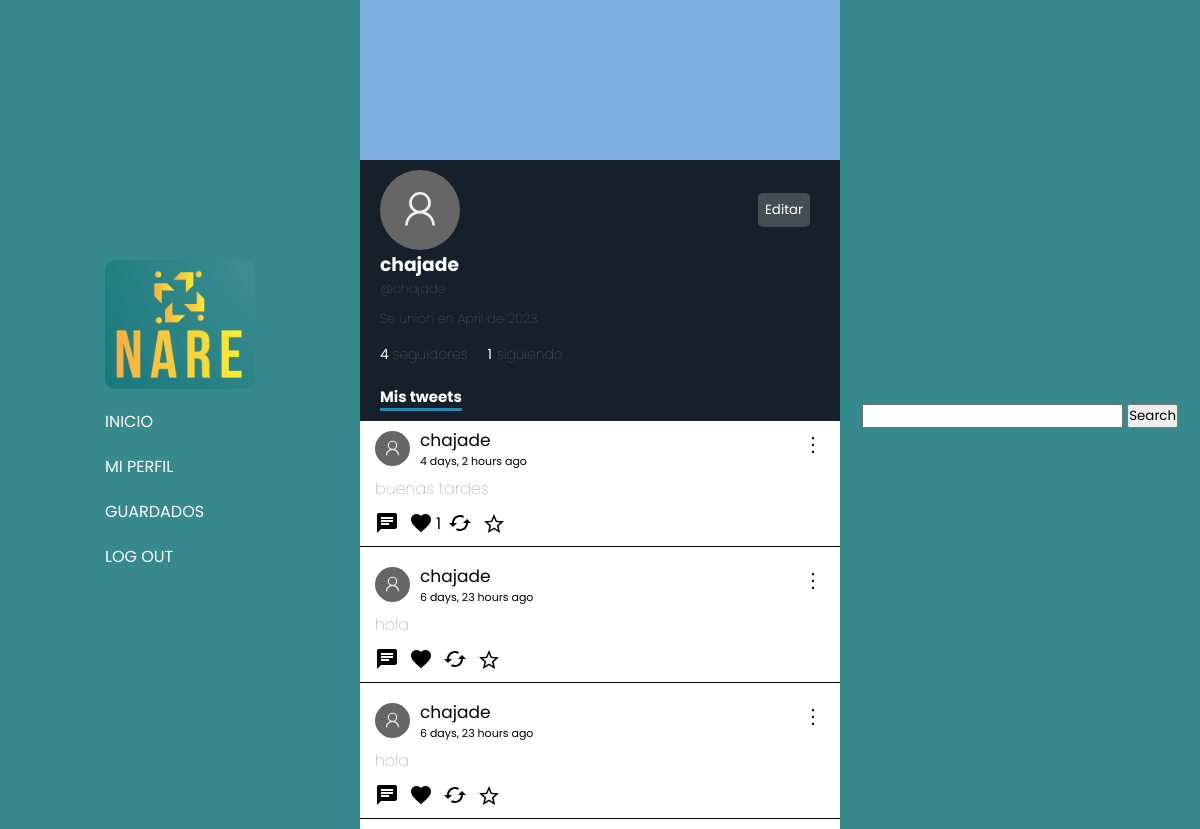
Page /profiles/chajade (signed in) on the earlier database version.
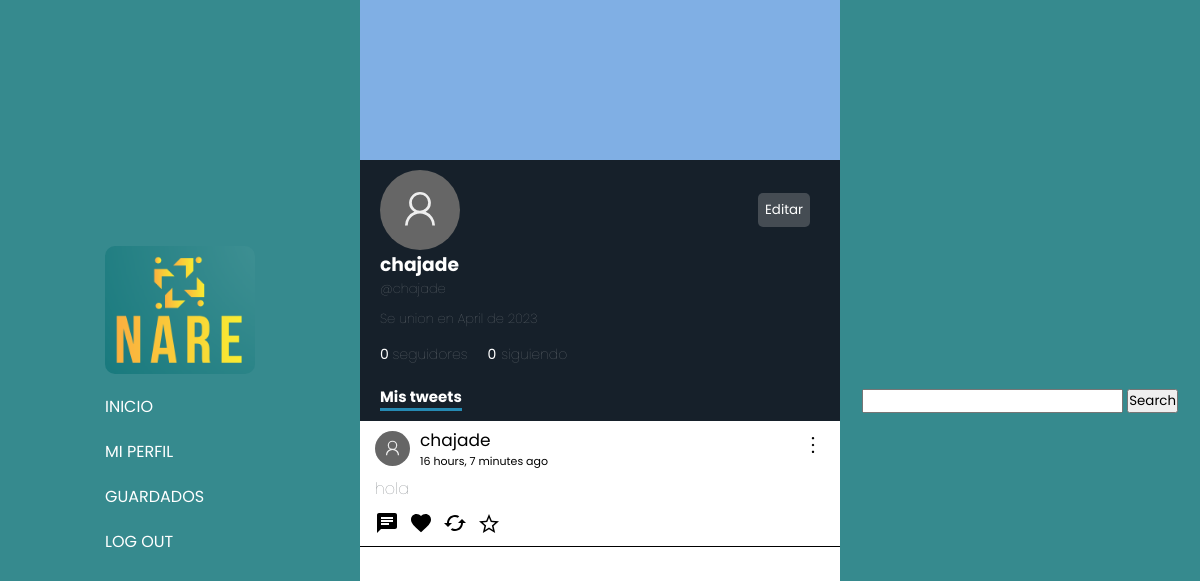
Same page on the later database version.
### profiles/models.py (models this page shows, shortened)
class Profiles(models.Model):
    user = models.ForeignKey(User, null=True, on_delete=models.CASCADE )
    username = models.CharField(max_length=30, null=True, default="")
    keeps = models.ManyToManyField(Tweet, related_name='kept_by_profiles', blank=True)
    biography = models.TextField(max_length=250,  null=True, default="", blank=True)
    profileImage = models.ImageField(null=True, blank=True, upload_to='profileImages')
    followers = models.IntegerField(default=0)
    followers_users = models.ManyToManyField('self', symmetrical=False, related_name="followage", blank=True)
    followed_users = models.ManyToManyField('self', symmetrical=False, related_name='following', blank=True)
    birthday = models.DateField(null=True, default=timezone.now)
    created_at = models.DateTimeField(auto_now_add=True)

### tweets/models.py (models this page shows)
class Tweet(models.Model):
    user = models.ForeignKey(User, null=True, on_delete=models.CASCADE)
    content = models.TextField(max_length=180)
    created_at = models.DateTimeField(auto_now_add=True)
    likes = models.IntegerField(default=0)
    likes_users = models.ManyToManyField(User, related_name="likes_tweets")
    retweets = models.IntegerField(default=0)
    parent_tweet = models.IntegerField(null=True)

### profiles/views.py (the view)
# urls.py: path('profiles/<str:account>', views.myProfile, name="myProfile"),
def myProfile(request, account):
    cant_followers = 0
    cant_following = 0
    current_profile = ""
    current_profile = Profiles.objects.get(user__username = request.user.username)
    if request.user.is_authenticated and request.user.username == account:
        current_profile = Profiles.objects.get(user__username = request.user.username)
    user = Profiles.objects.get(username=account)
    followers = user.followers_users.all()
    following = user.followed_users.all()
    cant_following = user.followed_users.all().count()
    cant_followers = int(user.followers)
    tweets = Tweet.objects.filter(user__username=account).all()
    print(cant_followers)
    print(cant_following)
    cant_following = user.followed_users.all().count()
    return render(request, 'myProfile.html', {
        'usuario': user,
        'current_user': current_profile,
        'is_self': request.user.is_authenticated and request.user.username == account,
        'followers': followers,
        'cant_followers': cant_followers,
        'tweets': tweets,
        'cant_following': cant_following,
        'following': following
    })

### profiles/templates/myProfile.html (shortened to what this page needs)
{% extends 'base.html' %}
{% load static %}
    {% block content %}
    <link rel="stylesheet" href="{% static 'myProfile.css' %}">
    <link rel="stylesheet" href="{% static 'globalFeed.css' %}">
        <div class="profile">
            <div class="profile-banner">
            </div>
            <div class="profile-info">
                <div class="top">
                    {% if is_self %}
                        <button class="editButton">Editar</button>
                    {% endif %}
                </div>
                <div class="followName">
                    <h3 class="username">{{usuario.user.username}}</h3>
                </div>
                <h4 class="atName">@{{usuario.username}}</h4>
                <h4 class="createdAt">Se union en {{ usuario.created_at|date:"F" }} de {{ usuario.created_at|date:"Y" }}</h4>
                <div class="followers-info">
                    {% if cant_followers == 1 %}
                        <a href="#" class="cant_followers">{{cant_followers}} <span>seguidor</span></a>
                    {% else %}
                        <a href="#" class="cant_followers">{{cant_followers}} <span>seguidores</span></a>
                    {% endif %}
                    <a href="#" class="following">{{cant_following}}<span  class="cant_following">siguiendo</span></a>
                </div>
                <h1 class="myTweets">Mis tweets</h1>
            </div>
                <div class="tweets">
                    {% for tweet in tweets %}
                            {% include 'Tweet.html' %}
                    {% endfor %}
                </div>
            </div>
    {% endblock content %}

### tweets/templates/base.html (shortened to what this page needs)
{% load static %}
<!DOCTYPE html>
<html lang="es">
  <head>
    <link rel="stylesheet" href="{% static 'base.css' %}" />
  </head>
  <body>
    <div class="container">
      <nav class="navbar-1">
          <ul>
            <img src="{% static 'logo.png' %}"></img>
            <li><a href="{% url 'globalFeed' %}">INICIO</a></li>
            {% if user.is_authenticated %}
            <li><a href="{% url 'myProfile' user.username %}">MI PERFIL</a></li>
            <li><a href="{% url 'keeped' user.username %}">GUARDADOS</a></li>
            <li><a href="{% url 'logout' %}">LOG OUT</a></li>
            {% else %}
            <li><a href="{% url 'signup' %}">SIGN UP</a></li>
            <li><a href="{% url 'signin' %}">SIGN IN</a></li>
            {% endif %}
          </ul>
        </nav>
        <main class="baseMain">
          {% block content %}
          {% endblock %}
      <nav class="navbar-2">
        <form action="{% url 'search' %}">
              <input type="text" class="searchbar" name="search">
              <button>
                Search
              </button>
            </form>
      </nav>
  </body>
</html>

### tweets/templates/Tweet.html (shortened to what this page needs)
<a href="{% url 'tweetDetails' tweet.id %}" class="tweet">
    <div class="div-content" id="{{tweet.id}}">
        <div class="tweetHead">
            <div class="fotoPerfil">
                <form action="{% url 'myProfile' tweet.user.username %}" class="formName">
                    <button class="usernameTweet">{{tweet.user.username}}</button>
                    <p class="timeAgo">{{tweet.created_at|timesince}} ago</p>
                </form>
            </div>
            <div class="tweetOptions">
                <button  class="optionButtons" data="true"></button>
            </div>
        </div>
        <span class="tweetMessage">{{tweet.content}}</span>
        <div class="buttons">
            <button class="msgButton" id="{{tweet.id}}">
                    <svg class="msgSvg" xmlns="http://www.w3.org/2000/svg" height="24px" viewBox="0 0 24 24" width="24px" fill="#000000">
                        <path d="M0 0h24v24H0z" fill="none"/>
                        <path d="M20 2H4c-1.1 0-1.99.9-1.99 2L2 22l4-4h14c1.1 0 2-.9 2-2V4c0-1.1-.9-2-2-2zM6 9h12v2H6V9zm8 5H6v-2h8v2zm4-6H6V6h12v2z"/>
                    </svg>
                </button>
                <form action="{% url 'like' tweet.id %}" class="likeForm">
                    <button class="likeBtn">
                    </button>
                    {% if tweet.likes != 0 %}
                    <p>{{tweet.likes}}</p>
                    {% endif %}
                </form>
                <form>
                    <button>
                    </button>
                </form>
                <form action="{% url 'keepTweets' tweet.id %}">
                    <button>
                        {% if tweet in profile.keeps.all %}
                            <svg class="keepSvg saved" xmlns="http://www.w3.org/2000/svg" height="24px" viewBox="0 96 960 960" width="24px"><path fill="rgb(211, 165, 15)" d="m323 851 157-94 157 95-42-178 138-120-182-16-71-168-71 167-182 16 138 120-42 178Zm-90 125 65-281L80 506l288-25 112-265 112 265 288 25-218 189 65 281-247-149-247 149Zm247-355Z"/></svg>
                        {% else %}
                            <svg class="keepSvg" xmlns="http://www.w3.org/2000/svg" height="24px" viewBox="0 96 960 960" width="24px"><path d="m323 851 157-94 157 95-42-178 138-120-182-16-71-168-71 167-182 16 138 120-42 178Zm-90 125 65-281L80 506l288-25 112-265 112 265 288 25-218 189 65 281-247-149-247 149Zm247-355Z"/></svg>
                        {% endif %}
                    </button>
                </form>
            </div>
        </a>
    </div>

### tweets/static/base.css (style rules this page uses)
* { margin: 0; padding: 0; font-family: 'Poppins', sans-serif; }
.container { display: flex; justify-content: center; width: 100%; position: relative; }
.baseMain { height: 100vh; display: flex; width: 40vw; }
.navbar-1, .navbar-2 { width: 30vw; background-color: #368a8e; display: flex; flex-direction: column; justify-content: center; align-items: center; height: 100%; }
.navbar-1 { position: fixed; left: 0; top: 0; z-index: 10; }
.navbar-2 { position: fixed; right: 0; top: 0; z-index: 10; }
ul { display: flex; flex-direction: column; gap: 20px; color: white; }
ul img { width: 150px; border-radius: 10px; }
ul li { list-style: none; }
ul li a { text-decoration: none; color: white; }

### tweets/static/myProfile.css (style rules this page uses)
main { display: flex; flex-direction: column; justify-content: center; align-items: center; height: 100vh; }
.profile { width: 100%; }
.profile-banner { height: 20vh; width: 100%; background-color: rgb(128, 175, 228); }
.profile-info { width: 100%; height: auto; background-color: rgba(22, 32, 42, 1); color: white; padding: 10px; padding-left: 20px; }
.atName, .createdAt { color: rgba(113, 118, 123, 1); font-weight: 100; font-size: 13px; }
.createdAt { margin-top: 10px; }
.followers-info { margin-top: 15px; display: flex; gap: 20px; }
.cant_followers, h4, .following { bottom: 0; text-decoration: none; color: white; font-size: 14px; }
.followName { display: flex; gap: 20px; }
.myTweets { font-size: 15px; margin-top: 20px; border-bottom: 3px solid rgb(37, 138, 179); display: inline-block; }
span { color: rgba(113, 118, 123, 1); font-weight: 100; }
.profile-info svg { width: 80px; }
.usernameTweet { background-color: transparent; border: none; cursor: pointer; }
.top { display: flex; justify-content: space-between; align-items: center; }
.editButton { margin-right: 50px; border-radius: 5px; background-color: rgba(113, 118, 123, 0.514); border: none; outline: none; cursor: pointer; padding: 7px; color: white; transition: background-color .3s ease, color .3s ease-in-out; }
.cant_following { padding-left: 5px; }

### tweets/static/globalFeed.css (style rules this page uses)
.tweetMessage { z-index: 1000000000000; cursor: default; }
main { display: flex; flex-direction: column; justify-content: start; align-items: center; height: 100vh; }
.tweet { text-decoration: none; color: black; z-index: 0; }
.tweets { display: flex; flex-direction: column-reverse; width: 40vw; }
.div-content { display: flex; flex-direction: column; margin: 0 10px 10px 0; height: auto; padding-left: 15px; width: 100%; border-bottom: 1px solid black; }
.div-content .usernameTweet { text-decoration: none; color: black; background-color: transparent; border: none; font-size: 17px; cursor: pointer; }
.tweetHead { display: flex; justify-content: space-between; }
.tweetHead button { margin-right: 30px; background-color: transparent; border: none; cursor: pointer; }
.tweetOptions button { position: relative; color: white; font-size: 15px; z-index: 1000000; }
.tweetHead svg { width: 24px; }
.buttons { display: flex; }
.buttons button { background: transparent; border: none; padding: 10px 10px 5px 0; cursor: pointer; }
.likeForm { display: flex; align-items: center; }
.fotoPerfil { display: flex; gap: 10px; align-items: center; }
.fotoPerfil svg, .fotoPerfil button { width: 35px; }
.formName { font-size: 11px; gap: 20px; }

Differences in the rows shown:
no longer on this page (row edited): Tweet: user.username "chajade", created_at "6 days, 23 hours", content "hola"
removed Tweet: user.username "chajade", created_at "6 days, 23 hours", content "hola"
removed Tweet: user.username "chajade", created_at "4 days, 2 hours", content "buenas tardes", likes "1"
now on this page (row edited): Tweet: user.username "chajade", created_at "16 hours, 7 minutes", content "hola"
Other differences:
{{ cant_followers }}: "4" → "0"
{{ cant_following }}: "1" → "0"
